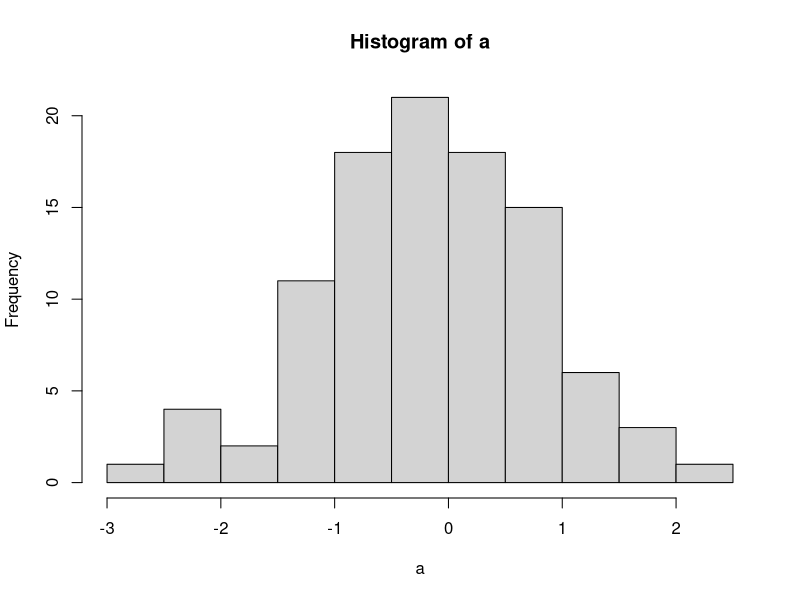
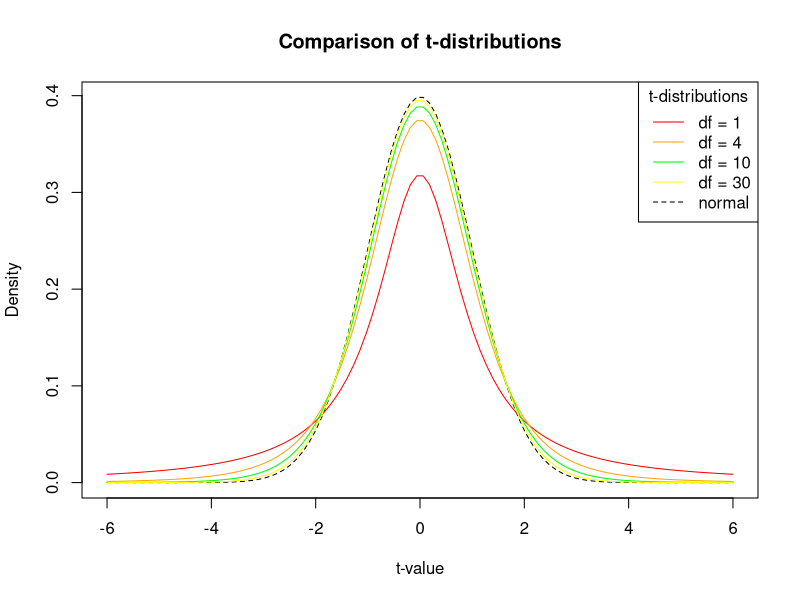
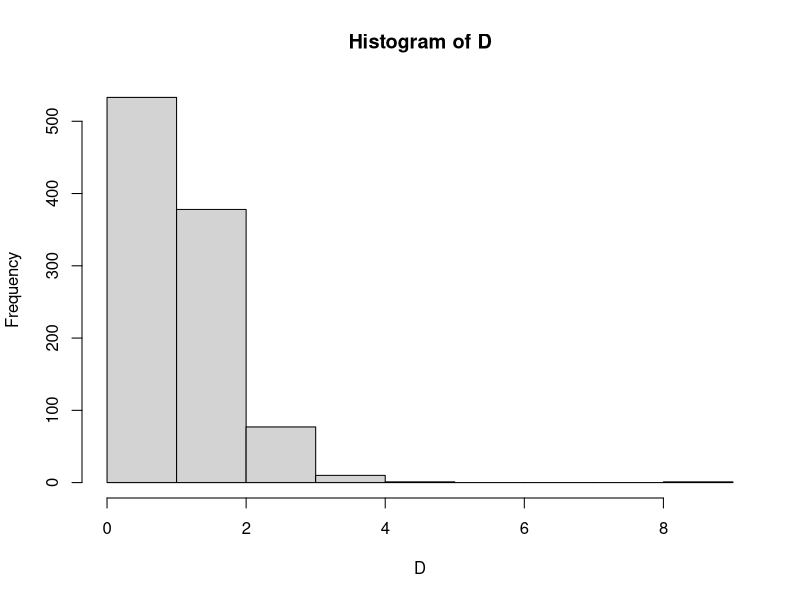

Write the R code that produced these figures, in order.
##1
n <- 100
df <- n - 1
a <- rt(n,df)
hist(a)

##2
df <- c(2,10,25)
n <- 100
k <-length(df)

for (i in 1:k) {
  print(rchisq(n,df[i]))
  writeLines("\n")
}

##3
x <- seq(-6, 6, length = 100)

df = c(1,4,10,30)
colour = c("red", "orange", "green", "yellow","black")

plot(x, dnorm(x), type = "l", lty = 2, xlab = "t-value", ylab = "Density",
     main = "Comparison of t-distributions", col = "black")

for (i in 1:4){
  lines(x, dt(x, df[i]), col = colour[i])
}

legend("topright", c("df = 1", "df = 4", "df = 10", "df = 30", "normal"),
       col = colour, title = "t-distributions", lty = c(1,1,1,1,2))

##4
A <- qf(.95,df1=10,df2=20)
print(A)

B1 <- pf(1.5,df1=10,df2=20,lower.tail = TRUE)
B2 <- pf(1.5,df1=10,df2=20,lower.tail = FALSE)
print(B1)
print(B2)

C1 = qf(0.25,df1=10,df2=20)
C2 = qf(0.5,df1=10,df2=20)
C3 = qf(0.75,df1=10,df2=20)
C4 = qf(0.999,df1=10,df2=20)
print(C1)
print(C2)
print(C3)
print(C4)

D <- rf(n = 1000, df1=10,df2=20)
hist(D)
print(D)
